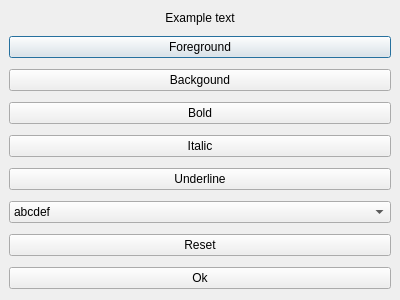
<?xml version="1.0" encoding="UTF-8"?>
<ui version="4.0">
 <class>styleDialog</class>
 <widget class="QDialog" name="styleDialog">
  <property name="geometry">
   <rect>
    <x>0</x>
    <y>0</y>
    <width>400</width>
    <height>300</height>
   </rect>
  </property>
  <property name="windowTitle">
   <string>Dialog</string>
  </property>
  <layout class="QVBoxLayout" name="mainLayout" stretch="1,0,0,0,0,0,0,0,0">
   <property name="spacing">
    <number>9</number>
   </property>
   <property name="leftMargin">
    <number>9</number>
   </property>
   <property name="topMargin">
    <number>9</number>
   </property>
   <property name="rightMargin">
    <number>9</number>
   </property>
   <property name="bottomMargin">
    <number>9</number>
   </property>
   <item>
    <widget class="QLabel" name="exampleTextLabel">
     <property name="sizePolicy">
      <sizepolicy hsizetype="Preferred" vsizetype="Fixed">
       <horstretch>0</horstretch>
       <verstretch>0</verstretch>
      </sizepolicy>
     </property>
     <property name="text">
      <string>Example text</string>
     </property>
     <property name="alignment">
      <set>Qt::AlignCenter</set>
     </property>
    </widget>
   </item>
   <item>
    <widget class="QPushButton" name="foregroundButton">
     <property name="text">
      <string>Foreground</string>
     </property>
     <property name="checkable">
      <bool>false</bool>
     </property>
    </widget>
   </item>
   <item>
    <widget class="QPushButton" name="backgroundButton">
     <property name="text">
      <string>Backgound</string>
     </property>
     <property name="checkable">
      <bool>false</bool>
     </property>
    </widget>
   </item>
   <item>
    <widget class="QPushButton" name="boldButton">
     <property name="text">
      <string>Bold</string>
     </property>
     <property name="checkable">
      <bool>true</bool>
     </property>
     <property name="autoDefault">
      <bool>false</bool>
     </property>
    </widget>
   </item>
   <item>
    <widget class="QPushButton" name="italicButton">
     <property name="text">
      <string>Italic</string>
     </property>
     <property name="checkable">
      <bool>true</bool>
     </property>
     <property name="autoDefault">
      <bool>false</bool>
     </property>
    </widget>
   </item>
   <item>
    <widget class="QPushButton" name="underlineButton">
     <property name="text">
      <string>Underline</string>
     </property>
     <property name="checkable">
      <bool>true</bool>
     </property>
     <property name="autoDefault">
      <bool>false</bool>
     </property>
    </widget>
   </item>
   <item>
    <widget class="QComboBox" name="caseComboBox">
     <item>
      <property name="text">
       <string>abcdef</string>
      </property>
     </item>
     <item>
      <property name="text">
       <string>ABCDEF</string>
      </property>
     </item>
     <item>
      <property name="text">
       <string>Abcdef</string>
      </property>
     </item>
    </widget>
   </item>
   <item>
    <widget class="QPushButton" name="resetButton">
     <property name="text">
      <string>Reset</string>
     </property>
    </widget>
   </item>
   <item>
    <widget class="QPushButton" name="okButton">
     <property name="text">
      <string>Ok</string>
     </property>
    </widget>
   </item>
  </layout>
 </widget>
 <resources/>
 <connections/>
</ui>
